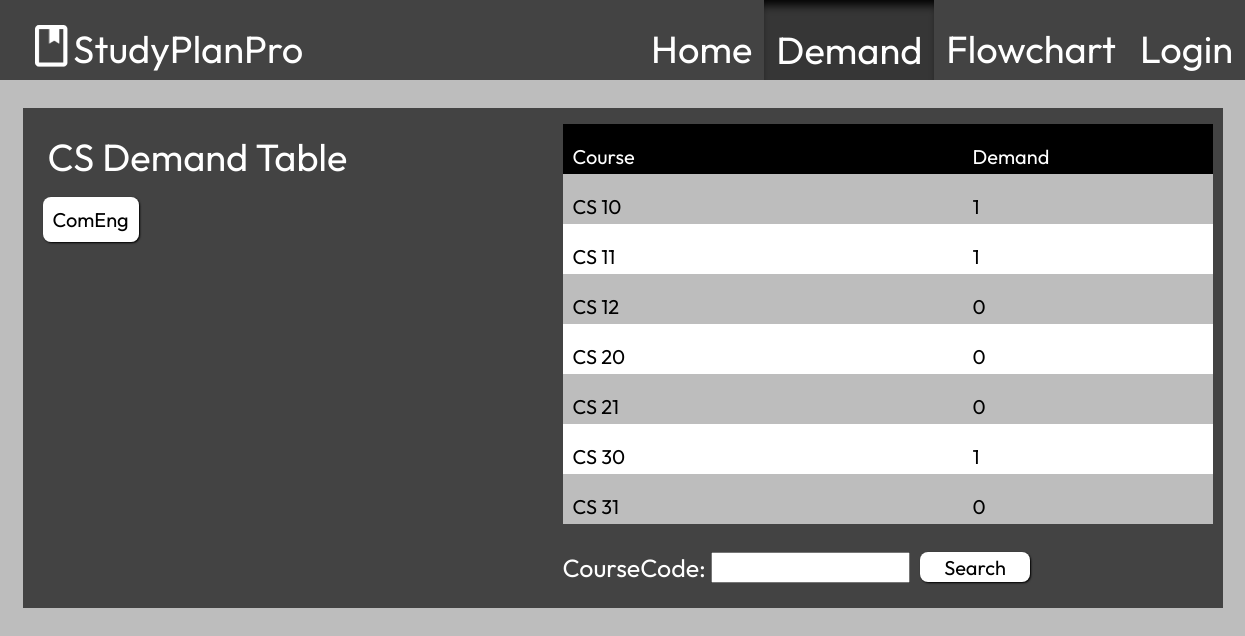
Before: /demand/cs/ with the older database file.
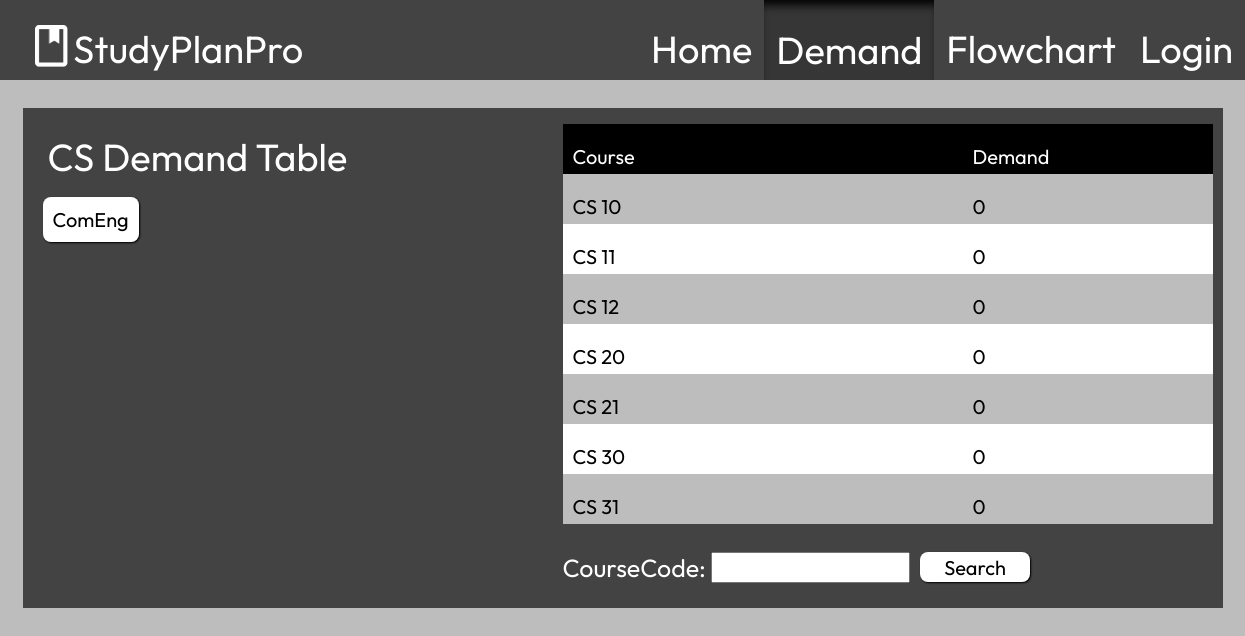
After: the same page with the newer database file.
### home/models.py (models this page shows, shortened)
class Course(models.Model):
    courseCode = models.CharField(max_length=30)
    courseTitle = models.CharField(max_length=100)
    shortDescription = models.CharField(max_length=500, blank=True)
    coursePrereq = models.ManyToManyField('self', blank=True, symmetrical=False, related_name="CoursePrereq")
    courseCoreq = models.ManyToManyField('self', blank=True, symmetrical=False, related_name="CourseCoreq")
    nominalCourseDifficultyReview = models.IntegerField(default=3, validators=[MinValueValidator(1), MaxValueValidator(5)])
    courseDemand = models.IntegerField(default=0)

### demand/views.py (the view)
# urls.py: path('', views.view_demand, name="demand"),
def view_demand(request):
     course_list = Course.objects.filter(courseCode__startswith = "CS")           # FOR DATABASE FUNCTIONALITY
     searched_course = CourseFilter(request.GET, queryset=course_list)
     course_list = searched_course.qs
     context = {
          'course_list': course_list,
          'searched_course': searched_course
     }
     return render(request, 'demandpage.html', context)

### demand/templates/demandpage.html (shortened to what this page needs)
<!DOCTYPE html>
<html>
    <head>
        {% load static %}
        {% load socialaccount %}
        <link href="{% static 'demand_style.css' %}" rel="stylesheet"/>
    </head>
    <body>
        <div class="header">
            <img id="logo" src="{% static 'images/logo.png' %}">
            <h1 style="padding-left: 5px;">StudyPlanPro</h1>
            <div id="tabs_container">
                <a href="/home/" class="tabs"><h1>Home</h1></a>
                <button class="highlighted_tabs"><h1>Demand</h1></button>
                <a href="/flowchart/cs/" class="tabs"><h1>Flowchart</h1></a>
                {% if user.is_authenticated %}
                <a href="/home/logout/" class="tabs"><h1>Logout</h1></a>
                {% else %}
                <a href="/home/login/" class="tabs"><h1>Login</h1></a>
                {% endif %}
            </div>
        </div>
        <div class="centered_div" style="padding-top: 100px;">
            <div id="demand_box">
                <div style="height: 200px; width: 500px;">
                    <h1 style="flex: 1; left: 25px; position: relative;">CS Demand Table</h1>
                    <a class="gray_button" style="background-color: #ffffff; color: #000000; padding: 10px; margin-left: 20px;" href="/demand/comeng">ComEng</a>
                </div>
                <div id="list_container">
                    <ul id="list_header"><li class="demtable" style="background-color: #000000;"><p class="header_kid">
                        Course
                    </p><p class="header_kid">Demand</p></li></ul>
                    <ul id="demtable_full">
                    {% for course in course_list %}
                        <li class="demtable">
                            <p class="course_item" id='{{ course.courseCode }}' onclick="showinfo('{{ course.courseCode }}')">
                                {{ course.courseCode }}
                            </p>
                            <p class="demand_item">
                                {{ course.courseDemand }}
                            </p>
                        </li>
                    {% endfor %}
                    </ul>
                    <form method="get" id="search_input">
                        {{ searched_course.form }}
                        <button type="submit" id="demand_search_btn">Search</button>
                    </form>
                </div>
            </div>
        </div>
    </body>
</html>

Changed rows visible on the page:
changed Course "CS 10": courseDemand "1" → "0"
changed Course "CS 11": courseDemand "1" → "0"
changed Course "CS 30": courseDemand "1" → "0"
